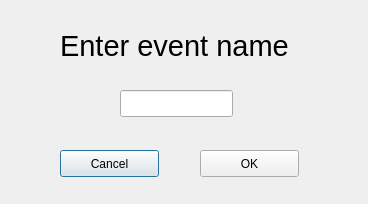
<?xml version="1.0" encoding="UTF-8"?>
<ui version="4.0">
 <class>GetEvent</class>
 <widget class="QDialog" name="GetEvent">
  <property name="geometry">
   <rect>
    <x>0</x>
    <y>0</y>
    <width>368</width>
    <height>204</height>
   </rect>
  </property>
  <property name="windowTitle">
   <string>Dialog</string>
  </property>
  <widget class="QPushButton" name="pushButton">
   <property name="geometry">
    <rect>
     <x>60</x>
     <y>150</y>
     <width>99</width>
     <height>27</height>
    </rect>
   </property>
   <property name="text">
    <string>Cancel</string>
   </property>
  </widget>
  <widget class="QPushButton" name="pushButton_2">
   <property name="geometry">
    <rect>
     <x>200</x>
     <y>150</y>
     <width>99</width>
     <height>27</height>
    </rect>
   </property>
   <property name="text">
    <string>OK</string>
   </property>
  </widget>
  <widget class="QLabel" name="label">
   <property name="geometry">
    <rect>
     <x>60</x>
     <y>20</y>
     <width>241</width>
     <height>51</height>
    </rect>
   </property>
   <property name="font">
    <font>
     <pointsize>22</pointsize>
    </font>
   </property>
   <property name="text">
    <string>Enter event name</string>
   </property>
  </widget>
  <widget class="QLineEdit" name="lineEdit">
   <property name="geometry">
    <rect>
     <x>120</x>
     <y>90</y>
     <width>113</width>
     <height>27</height>
    </rect>
   </property>
  </widget>
 </widget>
 <resources/>
 <connections/>
</ui>
